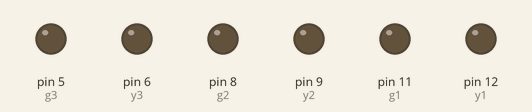
Recording of a sketch running on a simulated Arduino Uno, built with avr-gcc and run on an emulated ATmega328P. Shown: output pins drawn as LEDs (lit = HIGH). Pins used as bus, display or sensor lines are not drawn.

Above: at 0.1 s.
At 5.1 s:
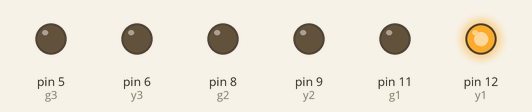
At 7.1 s:
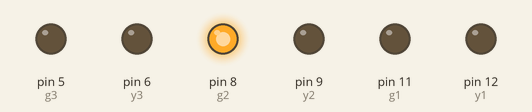
At 12.1 s:
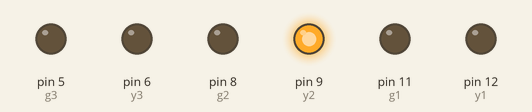
At 29.1 s:
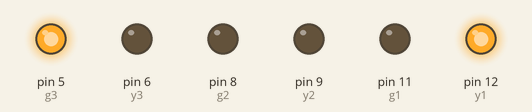
At 38.1 s:
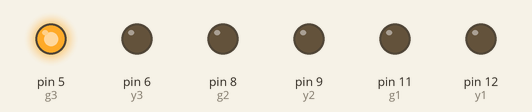
Timing chart, 0 to 39.6 s (numbered marks = the images above):
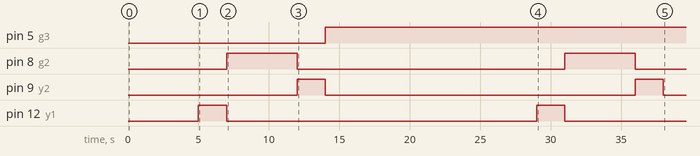

The sketch:

ledtraffic_copy_20250819101515.ino
```cpp
void setup()
{
  pinMode(13,OUTPUT);//r1
  pinMode(12,OUTPUT);//y1
  pinMode(11,OUTPUT);//g1
  pinMode(10,OUTPUT);//r2
  pinMode(9,OUTPUT);//y2
  pinMode(8,OUTPUT);//g2
  pinMode(7,OUTPUT);//r3
  pinMode(6,OUTPUT);//y3
  pinMode(5,OUTPUT);//g3


}
void loop()
 {
  digitalWrite(13,11);//green
  digitalWrite(10,11);//red
  digitalWrite(7,11);//yellow
  delay(5000);
  digitalWrite(13,00);//green
  digitalWrite(12,11);//yellow
  delay(2000);
  digitalWrite(12,00);
  digitalWrite(13,11);
  digitalWrite(8,11);
  digitalWrite(7,11);
  delay(5000);
  digitalWrite(8,00);
  digitalWrite(9,11);
  delay(2000);
  digitalWrite(9, 00);
  digitalWrite(10, 11);
  digitalWrite(5, 11);
  digitalWrite(13, 11);
  delay(5000);
  digitalWrite(9, 00);
  digitalWrite(10, 11);
  digitalWrite(5, 11);
  digitalWrite(13, 11);
  delay(5000);
  digitalWrite(6,00);
  digitalWrite(13,00);
  digitalWrite(10,00);
  digitalWrite(7,00);
 }
```

Untitled-12.c
```cpp
#include <stdio.h>
int main()
{
    int i, j;
    int rows = 5;
    for (i = rows; i >= 1; i--)
    {
        for (j = 1; j <= i; j++)
        {
            printf("*");
        }
        printf("\n");
    }
    return 0;
}
```

Untitled-8.c
```cpp
#include <stdio.h>
int main()
{
    int i = 0;
    while (i <= 7)
    {
        printf("%d\n", i);
        i++;
    }
}
```

Measured:
- by itself, pin 5 (g3): LOW → HIGH at 14.0 s
- by itself, pin 8 (g2): alternates HIGH for 5.0 s and LOW for 19.0 s
- by itself, pin 9 (y2), pin 12 (y1): alternates HIGH for 2.0 s and LOW for 22.0 s
